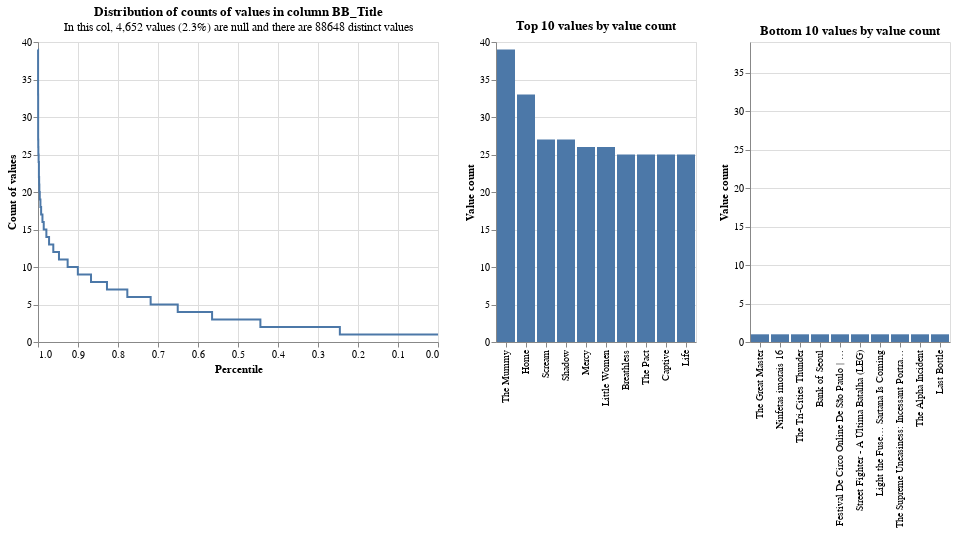

Here is the notebook cell this chart was saved with:
### Code cell
print("\n--- Perfil da Coluna BB_Title (executando na amostra) ---")
profile_columns("dados_amostra", column_expressions=["BB_Title"], db_api=db_api)

### Figure 1 — Vega-Lite specification as saved in the notebook (floating-point values rounded to 4 significant figures)
{"config": {"view": {"continuousWidth": 400, "continuousHeight": 300}}, "vconcat": [{"hconcat": [{"mark": {"type": "line", "interpolate": "step-before"}, "data": {"values": [{"percentile_ex_nulls": 0.9998, "percentile_inc_nulls": 0.9998, "value_count": 39, "group_name": "BB_Title", "total_non_null_rows": 195348, "total_rows_inc_nulls": 200000, "sum_tokens_in_value_count_group": 39, "distinct_value_count": 88648}, {"percentile_ex_nulls": 0.9996, "percentile_inc_nulls": 0.9996, "value_count": 33, "group_name": "BB_Title", "total_non_null_rows": 195348, "total_rows_inc_nulls": 200000, "sum_tokens_in_value_count_group": 33, "distinct_value_count": 88648}, {"percentile_ex_nulls": 0.9994, "percentile_inc_nulls": 0.9994, "value_count": 27, "group_name": "BB_Title", "total_non_null_rows": 195348, "total_rows_inc_nulls": 200000, "sum_tokens_in_value_count_group": 54, "distinct_value_count": 88648}, {"percentile_ex_nulls": 0.9991, "percentile_inc_nulls": 0.9991, "value_count": 26, "group_name": "BB_Title", "total_non_null_rows": 195348, "total_rows_inc_nulls": 200000, "sum_tokens_in_value_count_group": 52, "distinct_value_count": 88648}, {"percentile_ex_nulls": 0.9984, "percentile_inc_nulls": 0.9985, "value_count": 25, "group_name": "BB_Title", "total_non_null_rows": 195348, "total_rows_inc_nulls": 200000, "sum_tokens_in_value_count_group": 125, "distinct_value_count": 88648}, {"percentile_ex_nulls": 0.9977, "percentile_inc_nulls": 0.9978, "value_count": 24, "group_name": "BB_Title", "total_non_null_rows": 195348, "total_rows_inc_nulls": 200000, "sum_tokens_in_value_count_group": 144, "distinct_value_count": 88648}, {"percentile_ex_nulls": 0.9971, "percentile_inc_nulls": 0.9972, "value_count": 22, "group_name": "BB_Title", "total_non_null_rows": 195348, "total_rows_inc_nulls": 200000, "sum_tokens_in_value_count_group": 110, "distinct_value_count": 88648}, {"percentile_ex_nulls": 0.9966, "percentile_inc_nulls": 0.9967, "value_count": 21, "group_name": "BB_Title", "total_non_null_rows": 195348, "total_rows_inc_nulls": 200000, "sum_tokens_in_value_count_group": 105, "distinct_value_count": 88648}, {"percentile_ex_nulls": 0.9956, "percentile_inc_nulls": 0.9957, "value_count": 20, "group_name": "BB_Title", "total_non_null_rows": 195348, "total_rows_inc_nulls": 200000, "sum_tokens_in_value_count_group": 200, "distinct_value_count": 88648}, {"percentile_ex_nulls": 0.9939, "percentile_inc_nulls": 0.9941, "value_count": 19, "group_name": "BB_Title", "total_non_null_rows": 195348, "total_rows_inc_nulls": 200000, "sum_tokens_in_value_count_group": 323, "distinct_value_count": 88648}, {"percentile_ex_nulls": 0.9922, "percentile_inc_nulls": 0.9924, "value_count": 18, "group_name": "BB_Title", "total_non_null_rows": 195348, "total_rows_inc_nulls": 200000, "sum_tokens_in_value_count_group": 342, "distinct_value_count": 88648}, {"percentile_ex_nulls": 0.9889, "percentile_inc_nulls": 0.9891, "value_count": 17, "group_name": "BB_Title", "total_non_null_rows": 195348, "total_rows_inc_nulls": 200000, "sum_tokens_in_value_count_group": 646, "distinct_value_count": 88648}, {"percentile_ex_nulls": 0.9857, "percentile_inc_nulls": 0.986, "value_count": 16, "group_name": "BB_Title", "total_non_null_rows": 195348, "total_rows_inc_nulls": 200000, "sum_tokens_in_value_count_group": 624, "distinct_value_count": 88648}, {"percentile_ex_nulls": 0.9791, "percentile_inc_nulls": 0.9796, "value_count": 15, "group_name": "BB_Title", "total_non_null_rows": 195348, "total_rows_inc_nulls": 200000, "sum_tokens_in_value_count_group": 1290, "distinct_value_count": 88648}, {"percentile_ex_nulls": 0.9723, "percentile_inc_nulls": 0.973, "value_count": 14, "group_name": "BB_Title", "total_non_null_rows": 195348, "total_rows_inc_nulls": 200000, "sum_tokens_in_value_count_group": 1316, "distinct_value_count": 88648}, {"percentile_ex_nulls": 0.9618, "percentile_inc_nulls": 0.9627, "value_count": 13, "group_name": "BB_Title", "total_non_null_rows": 195348, "total_rows_inc_nulls": 200000, "sum_tokens_in_value_count_group": 2067, "distinct_value_count": 88648}, {"percentile_ex_nulls": 0.9476, "percentile_inc_nulls": 0.9488, "value_count": 12, "group_name": "BB_Title", "total_non_null_rows": 195348, "total_rows_inc_nulls": 200000, "sum_tokens_in_value_count_group": 2772, "distinct_value_count": 88648}, {"percentile_ex_nulls": 0.9259, "percentile_inc_nulls": 0.9276, "value_count": 11, "group_name": "BB_Title", "total_non_null_rows": 195348, "total_rows_inc_nulls": 200000, "sum_tokens_in_value_count_group": 4235, "distinct_value_count": 88648}, {"percentile_ex_nulls": 0.9004, "percentile_inc_nulls": 0.9027, "value_count": 10, "group_name": "BB_Title", "total_non_null_rows": 195348, "total_rows_inc_nulls": 200000, "sum_tokens_in_value_count_group": 4980, "distinct_value_count": 88648}, {"percentile_ex_nulls": 0.8675, "percentile_inc_nulls": 0.8705, "value_count": 9, "group_name": "BB_Title", "total_non_null_rows": 195348, "total_rows_inc_nulls": 200000, "sum_tokens_in_value_count_group": 6435, "distinct_value_count": 88648}, {"percentile_ex_nulls": 0.8276, "percentile_inc_nulls": 0.8316, "value_count": 8, "group_name": "BB_Title", "total_non_null_rows": 195348, "total_rows_inc_nulls": 200000, "sum_tokens_in_value_count_group": 7792, "distinct_value_count": 88648}, {"percentile_ex_nulls": 0.7767, "percentile_inc_nulls": 0.7819, "value_count": 7, "group_name": "BB_Title", "total_non_null_rows": 195348, "total_rows_inc_nulls": 200000, "sum_tokens_in_value_count_group": 9940, "distinct_value_count": 88648}, {"percentile_ex_nulls": 0.7184, "percentile_inc_nulls": 0.7249, "value_count": 6, "group_name": "BB_Title", "total_non_null_rows": 195348, "total_rows_inc_nulls": 200000, "sum_tokens_in_value_count_group": 11388, "distinct_value_count": 88648}, {"percentile_ex_nulls": 0.6507, "percentile_inc_nulls": 0.6588, "value_count": 5, "group_name": "BB_Title", "total_non_null_rows": 195348, "total_rows_inc_nulls": 200000, "sum_tokens_in_value_count_group": 13230, "distinct_value_count": 88648}, {"percentile_ex_nulls": 0.5648, "percentile_inc_nulls": 0.5749, "value_count": 4, "group_name": "BB_Title", "total_non_null_rows": 195348, "total_rows_inc_nulls": 200000, "sum_tokens_in_value_count_group": 16776, "distinct_value_count": 88648}, {"percentile_ex_nulls": 0.444, "percentile_inc_nulls": 0.457, "value_count": 3, "group_name": "BB_Title", "total_non_null_rows": 195348, "total_rows_inc_nulls": 200000, "sum_tokens_in_value_count_group": 23589, "distinct_value_count": 88648}, {"percentile_ex_nulls": 0.2454, "percentile_inc_nulls": 0.2629, "value_count": 2, "group_name": "BB_Title", "total_non_null_rows": 195348, "total_rows_inc_nulls": 200000, "sum_tokens_in_value_count_group": 38812, "distinct_value_count": 88648}, {"percentile_ex_nulls": 0.0, "percentile_inc_nulls": 0.02326, "value_count": 1, "group_name": "BB_Title", "total_non_null_rows": 195348, "total_rows_inc_nulls": 200000, "sum_tokens_in_value_count_group": 47929, "distinct_value_count": 88648}, {"percentile_ex_nulls": 1.0, "percentile_inc_nulls": 1.0, "value_count": 39, "group_name": "BB_Title", "total_non_null_rows": 195348, "total_rows_inc_nulls": 200000, "sum_tokens_in_value_count_group": 39, "distinct_value_count": 88648}]}, "encoding": {"tooltip": [{"field": "value_count", "type": "quantitative"}, {"field": "percentile_ex_nulls", "type": "quantitative"}, {"field": "percentile_inc_nulls", "type": "quantitative"}, {"field": "total_non_null_rows", "type": "quantitative"}, {"field": "total_rows_inc_nulls", "type": "quantitative"}], "x": {"field": "percentile_ex_nulls", "sort": "descending", "title": "Percentile", "type": "quantitative"}, "y": {"field": "value_count", "title": "Count of values", "type": "quantitative"}}, "title": {"text": "Distribution of counts of values in column BB_Title", "subtitle": "In this col, 4,652 values (2.3%) are null and there are 88648 distinct values"}}, {"mark": "bar", "data": {"values": [{"value_count": 39, "group_name": "BB_Title", "value": "The Mummy", "total_non_null_rows": 195348, "total_rows_inc_nulls": 200000, "distinct_value_count": 88648}, {"value_count": 33, "group_name": "BB_Title", "value": "Home", "total_non_null_rows": 195348, "total_rows_inc_nulls": 200000, "distinct_value_count": 88648}, {"value_count": 27, "group_name": "BB_Title", "value": "Scream", "total_non_null_rows": 195348, "total_rows_inc_nulls": 200000, "distinct_value_count": 88648}, {"value_count": 27, "group_name": "BB_Title", "value": "Shadow", "total_non_null_rows": 195348, "total_rows_inc_nulls": 200000, "distinct_value_count": 88648}, {"value_count": 26, "group_name": "BB_Title", "value": "Mercy", "total_non_null_rows": 195348, "total_rows_inc_nulls": 200000, "distinct_value_count": 88648}, {"value_count": 26, "group_name": "BB_Title", "value": "Little Women", "total_non_null_rows": 195348, "total_rows_inc_nulls": 200000, "distinct_value_count": 88648}, {"value_count": 25, "group_name": "BB_Title", "value": "Breathless", "total_non_null_rows": 195348, "total_rows_inc_nulls": 200000, "distinct_value_count": 88648}, {"value_count": 25, "group_name": "BB_Title", "value": "The Pact", "total_non_null_rows": 195348, "total_rows_inc_nulls": 200000, "distinct_value_count": 88648}, {"value_count": 25, "group_name": "BB_Title", "value": "Captive", "total_non_null_rows": 195348, "total_rows_inc_nulls": 200000, "distinct_value_count": 88648}, {"value_count": 25, "group_name": "BB_Title", "value": "Life", "total_non_null_rows": 195348, "total_rows_inc_nulls": 200000, "distinct_value_count": 88648}]}, "encoding": {"tooltip": [{"field": "value", "type": "nominal"}, {"field": "value_count", "type": "quantitative"}, {"field": "total_non_null_rows", "type": "quantitative"}, {"field": "total_rows_inc_nulls", "type": "quantitative"}], "x": {"field": "value", "sort": "-y", "title": null, "type": "nominal"}, "y": {"field": "value_count", "title": "Value count", "type": "quantitative"}}, "title": "Top 10 values by value count"}, {"mark": "bar", "data": {"values": [{"value_count": 1, "group_name": "BB_Title", "value": "The Great Master", "total_non_null_rows": 195348, "total_rows_inc_nulls": 200000, "distinct_value_count": 88648}, {"value_count": 1, "group_name": "BB_Title", "value": "Ninfetas imorais 16", "total_non_null_rows": 195348, "total_rows_inc_nulls": 200000, "distinct_value_count": 88648}, {"value_count": 1, "group_name": "BB_Title", "value": "The Tri-Cities Thunder", "total_non_null_rows": 195348, "total_rows_inc_nulls": 200000, "distinct_value_count": 88648}, {"value_count": 1, "group_name": "BB_Title", "value": "Bank of Seoul", "total_non_null_rows": 195348, "total_rows_inc_nulls": 200000, "distinct_value_count": 88648}, {"value_count": 1, "group_name": "BB_Title", "value": "Festival De Circo Online De São Paulo | Cabaré Virtual Vol. 5", "total_non_null_rows": 195348, "total_rows_inc_nulls": 200000, "distinct_value_count": 88648}, {"value_count": 1, "group_name": "BB_Title", "value": "Street Fighter - A Última Batalha (LEG)", "total_non_null_rows": 195348, "total_rows_inc_nulls": 200000, "distinct_value_count": 88648}, {"value_count": 1, "group_name": "BB_Title", "value": "Light the Fuse… Sartana Is Coming", "total_non_null_rows": 195348, "total_rows_inc_nulls": 200000, "distinct_value_count": 88648}, {"value_count": 1, "group_name": "BB_Title", "value": "The Supreme Uneasiness: Incessant Portrait of Fernando Vallejo", "total_non_null_rows": 195348, "total_rows_inc_nulls": 200000, "distinct_value_count": 88648}, {"value_count": 1, "group_name": "BB_Title", "value": "The Alpha Incident", "total_non_null_rows": 195348, "total_rows_inc_nulls": 200000, "distinct_value_count": 88648}, {"value_count": 1, "group_name": "BB_Title", "value": "Last Bottle", "total_non_null_rows": 195348, "total_rows_inc_nulls": 200000, "distinct_value_count": 88648}]}, "encoding": {"tooltip": [{"field": "value", "type": "nominal"}, {"field": "value_count", "type": "quantitative"}, {"field": "total_non_null_rows", "type": "quantitative"}, {"field": "total_rows_inc_nulls", "type": "quantitative"}], "x": {"field": "value", "sort": "-y", "title": null, "type": "nominal"}, "y": {"field": "value_count", "scale": {"domain": [0, 39]}, "title": "Value count", "type": "quantitative"}}, "title": "Bottom 10 values by value count"}]}], "$schema": "https://vega.github.io/schema/vega-lite/v5.9.3.json"}
